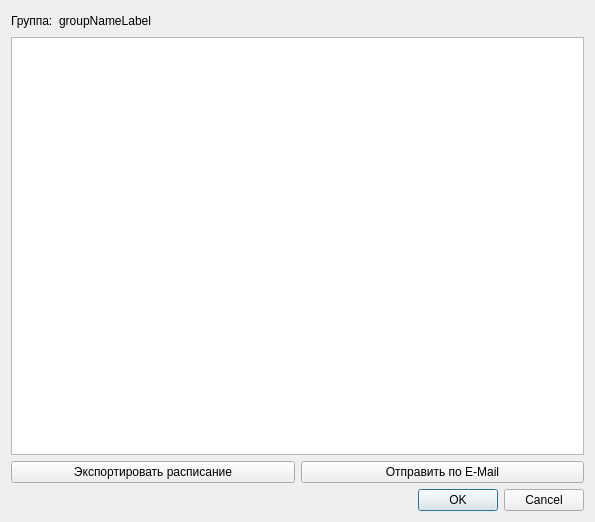
<?xml version="1.0" encoding="UTF-8"?>
<ui version="4.0">
 <class>GroupTimetableDialog</class>
 <widget class="QDialog" name="GroupTimetableDialog">
  <property name="geometry">
   <rect>
    <x>0</x>
    <y>0</y>
    <width>595</width>
    <height>522</height>
   </rect>
  </property>
  <property name="windowTitle">
   <string>Расписание для группы</string>
  </property>
  <property name="locale">
   <locale language="Russian" country="RussianFederation"/>
  </property>
  <layout class="QGridLayout" name="gridLayout_2">
   <item row="1" column="0">
    <layout class="QGridLayout" name="gridLayout">
     <item row="1" column="0">
      <widget class="QDialogButtonBox" name="buttonBox">
       <property name="orientation">
        <enum>Qt::Horizontal</enum>
       </property>
       <property name="standardButtons">
        <set>QDialogButtonBox::Cancel|QDialogButtonBox::Ok</set>
       </property>
       <property name="centerButtons">
        <bool>false</bool>
       </property>
      </widget>
     </item>
     <item row="0" column="0">
      <layout class="QGridLayout" name="gridLayout_3">
       <item row="4" column="0">
        <layout class="QGridLayout" name="gridLayout_4">
         <item row="1" column="0">
          <widget class="QPushButton" name="exportPushButton">
           <property name="text">
            <string>Экспортировать расписание</string>
           </property>
          </widget>
         </item>
         <item row="1" column="1">
          <widget class="QPushButton" name="sendPushButton">
           <property name="text">
            <string>Отправить по E-Mail</string>
           </property>
          </widget>
         </item>
        </layout>
       </item>
       <item row="2" column="0">
        <layout class="QHBoxLayout" name="horizontalLayout">
         <item>
          <widget class="QLabel" name="label">
           <property name="text">
            <string>Группа:</string>
           </property>
          </widget>
         </item>
         <item>
          <widget class="QLabel" name="groupNameLabel">
           <property name="text">
            <string>groupNameLabel</string>
           </property>
          </widget>
         </item>
         <item>
          <spacer name="horizontalSpacer">
           <property name="orientation">
            <enum>Qt::Horizontal</enum>
           </property>
           <property name="sizeHint" stdset="0">
            <size>
             <width>40</width>
             <height>20</height>
            </size>
           </property>
          </spacer>
         </item>
        </layout>
       </item>
       <item row="3" column="0">
        <widget class="QTableView" name="lecturerTimetableTableView"/>
       </item>
      </layout>
     </item>
    </layout>
   </item>
  </layout>
 </widget>
 <resources/>
 <connections>
  <connection>
   <sender>buttonBox</sender>
   <signal>accepted()</signal>
   <receiver>GroupTimetableDialog</receiver>
   <slot>accept()</slot>
   <hints>
    <hint type="sourcelabel">
     <x>248</x>
     <y>254</y>
    </hint>
    <hint type="destinationlabel">
     <x>157</x>
     <y>274</y>
    </hint>
   </hints>
  </connection>
  <connection>
   <sender>buttonBox</sender>
   <signal>rejected()</signal>
   <receiver>GroupTimetableDialog</receiver>
   <slot>reject()</slot>
   <hints>
    <hint type="sourcelabel">
     <x>316</x>
     <y>260</y>
    </hint>
    <hint type="destinationlabel">
     <x>286</x>
     <y>274</y>
    </hint>
   </hints>
  </connection>
 </connections>
</ui>
